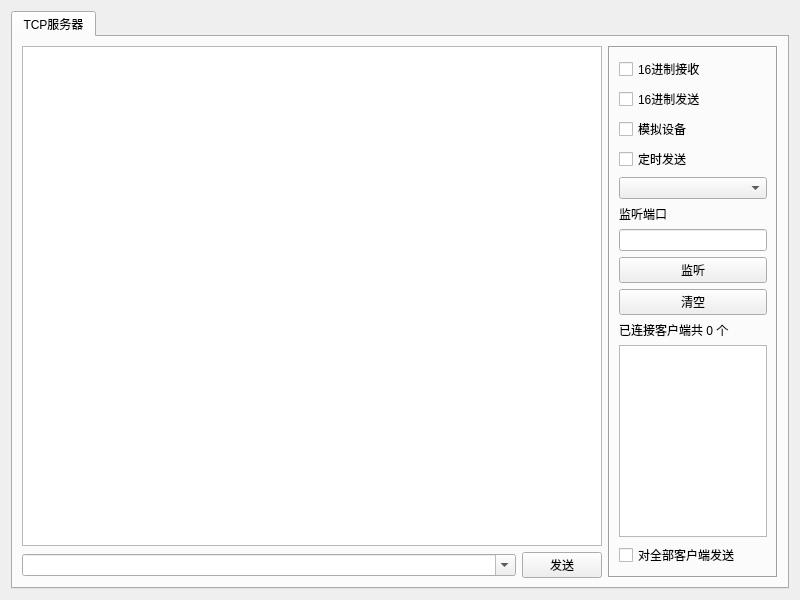
<?xml version="1.0" encoding="UTF-8"?>
<ui version="4.0">
 <class>frmNetTool</class>
 <widget class="QWidget" name="frmNetTool">
  <property name="geometry">
   <rect>
    <x>0</x>
    <y>0</y>
    <width>800</width>
    <height>600</height>
   </rect>
  </property>
  <property name="windowTitle">
   <string>Form</string>
  </property>
  <layout class="QVBoxLayout" name="verticalLayout">
   <item>
    <widget class="QTabWidget" name="tabWidget">
     <property name="styleSheet">
      <string notr="true"/>
     </property>
     <property name="currentIndex">
      <number>0</number>
     </property>
     <widget class="QWidget" name="tabTcpServer">
      <attribute name="title">
       <string>TCP服务器</string>
      </attribute>
      <layout class="QGridLayout" name="gridLayout_2">
       <item row="0" column="0">
        <widget class="QTextEdit" name="txtDataTcpServer"/>
       </item>
       <item row="0" column="1" rowspan="2">
        <widget class="QFrame" name="frmTcpServer">
         <property name="minimumSize">
          <size>
           <width>170</width>
           <height>0</height>
          </size>
         </property>
         <property name="maximumSize">
          <size>
           <width>170</width>
           <height>16777215</height>
          </size>
         </property>
         <property name="frameShape">
          <enum>QFrame::Box</enum>
         </property>
         <property name="frameShadow">
          <enum>QFrame::Sunken</enum>
         </property>
         <layout class="QVBoxLayout" name="verticalLayout_3">
          <property name="leftMargin">
           <number>9</number>
          </property>
          <property name="topMargin">
           <number>9</number>
          </property>
          <property name="rightMargin">
           <number>9</number>
          </property>
          <property name="bottomMargin">
           <number>9</number>
          </property>
          <item>
           <widget class="QCheckBox" name="ckHexReceiveTcpServer">
            <property name="text">
             <string>16进制接收</string>
            </property>
           </widget>
          </item>
          <item>
           <widget class="QCheckBox" name="ckHexSendTcpServer">
            <property name="text">
             <string>16进制发送</string>
            </property>
           </widget>
          </item>
          <item>
           <widget class="QCheckBox" name="ckDebugTcpServer">
            <property name="text">
             <string>模拟设备</string>
            </property>
           </widget>
          </item>
          <item>
           <widget class="QCheckBox" name="ckAutoSendTcpServer">
            <property name="text">
             <string>定时发送</string>
            </property>
           </widget>
          </item>
          <item>
           <widget class="QComboBox" name="cboxIntervalTcpServer"/>
          </item>
          <item>
           <widget class="QLabel" name="labTcpListenPort">
            <property name="text">
             <string>监听端口</string>
            </property>
           </widget>
          </item>
          <item>
           <widget class="QLineEdit" name="txtTcpListenPort"/>
          </item>
          <item>
           <widget class="QPushButton" name="btnTcpListen">
            <property name="text">
             <string>监听</string>
            </property>
           </widget>
          </item>
          <item>
           <widget class="QPushButton" name="btnClearTcpServer">
            <property name="text">
             <string>清空</string>
            </property>
           </widget>
          </item>
          <item>
           <widget class="QLabel" name="labTcpClientCount">
            <property name="text">
             <string>已连接客户端共 0 个</string>
            </property>
           </widget>
          </item>
          <item>
           <widget class="QListWidget" name="listTcpClient"/>
          </item>
          <item>
           <widget class="QCheckBox" name="ckAllTcpServer">
            <property name="text">
             <string>对全部客户端发送</string>
            </property>
           </widget>
          </item>
         </layout>
        </widget>
       </item>
       <item row="1" column="0">
        <layout class="QHBoxLayout" name="layTcpServer">
         <item>
          <widget class="QComboBox" name="cboxSendTcpServer">
           <property name="sizePolicy">
            <sizepolicy hsizetype="Expanding" vsizetype="Fixed">
             <horstretch>0</horstretch>
             <verstretch>0</verstretch>
            </sizepolicy>
           </property>
           <property name="editable">
            <bool>true</bool>
           </property>
          </widget>
         </item>
         <item>
          <widget class="QPushButton" name="btnSendTcpServer">
           <property name="minimumSize">
            <size>
             <width>80</width>
             <height>0</height>
            </size>
           </property>
           <property name="text">
            <string>发送</string>
           </property>
          </widget>
         </item>
        </layout>
       </item>
      </layout>
     </widget>
    </widget>
   </item>
  </layout>
 </widget>
 <resources/>
 <connections/>
</ui>
